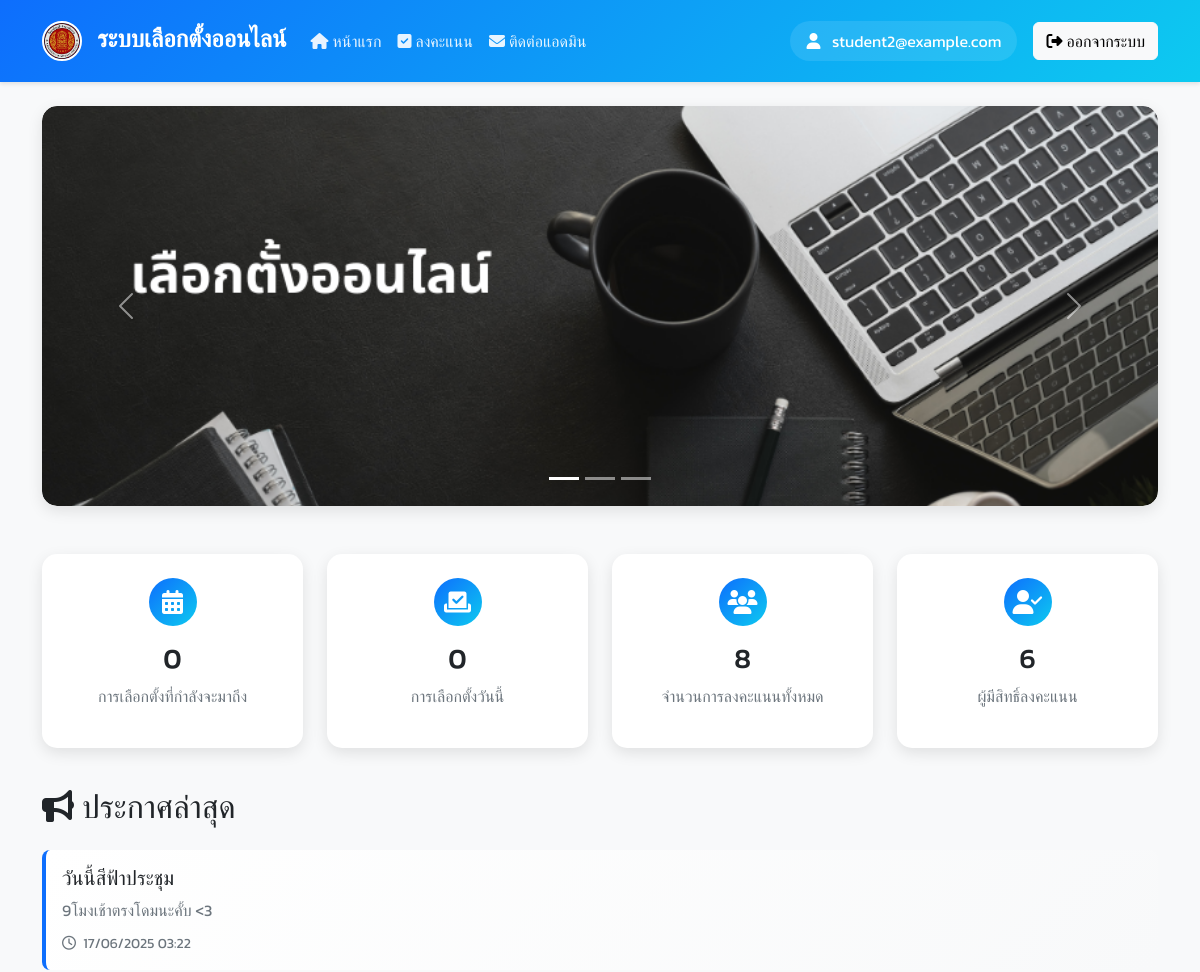
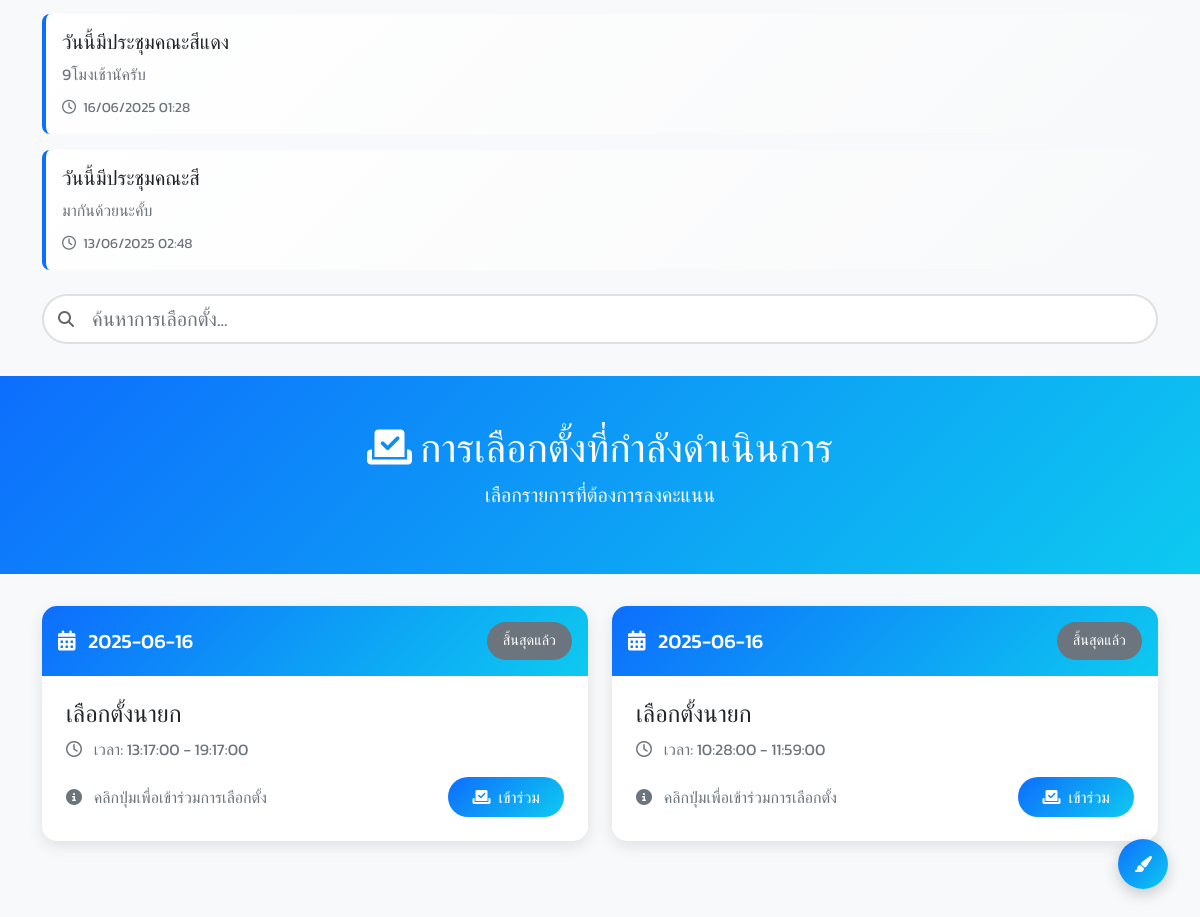
The page /index.php (signed in) on the database its author committed (2 pictures, top to bottom).
### tables this page shows
CREATE TABLE `announcements` (
  `id` int(11) NOT NULL,
  `title` varchar(255) NOT NULL,
  `content` text NOT NULL,
  `created_by` int(11) NOT NULL,
  `status` enum('draft','published','archived') DEFAULT 'published',
  `created_at` timestamp NOT NULL DEFAULT current_timestamp(),
  `updated_at` timestamp NOT NULL DEFAULT current_timestamp() ON UPDATE current_timestamp()
);

CREATE TABLE `voting` (
  `vote_id` int(11) NOT NULL,
  `vote_name` varchar(255) NOT NULL,
  `description` text DEFAULT NULL,
  `date` date NOT NULL,
  `start_time` time NOT NULL,
  `end_time` time NOT NULL,
  `status` enum('draft','active','completed','cancelled') DEFAULT 'draft',
  `total_votes` int(11) DEFAULT 0,
  `created_by` int(11) NOT NULL,
  `created_at` timestamp NOT NULL DEFAULT current_timestamp(),
  `updated_at` timestamp NOT NULL DEFAULT current_timestamp() ON UPDATE current_timestamp()
);

### index.php (the view, shortened to what this page needs)
<?php
$user = $_SESSION['user_login'];
$objCon = connectDB();
$search = isset($_GET['search']) ? mysqli_real_escape_string($objCon, $_GET['search']) : '';
$sql = "SELECT v.*, COUNT(DISTINCT vt.id) as vote_count
        FROM voting v
        LEFT JOIN votes vt ON v.vote_id = vt.candidate_id
        WHERE v.vote_name LIKE '%$search%'
        GROUP BY v.vote_id, v.vote_name, v.date, v.start_time, v.end_time, v.created_at, v.status
        ORDER BY v.date DESC, v.start_time DESC";
$result = mysqli_query($objCon, $sql);
$sql_stats = "SELECT
    (SELECT COUNT(*) FROM voting WHERE DATE(date) >= CURDATE()) as upcoming_votes,
    (SELECT COUNT(*) FROM voting WHERE DATE(date) = CURDATE()) as today_votes,
    (SELECT COUNT(*) FROM votes) as total_participants,
    (SELECT COUNT(DISTINCT user_id) FROM votes) as unique_voters";
$stats = mysqli_query($objCon, $sql_stats);
if (!$stats) {
    $stats_data = [
        'upcoming_votes' => 0,
        'today_votes' => 0,
        'total_participants' => 0,
        'unique_voters' => 0
    ];
} else {
    $stats_data = mysqli_fetch_assoc($stats);
}
$table_exists = mysqli_query($objCon, "SHOW TABLES LIKE 'announcements'");
if (mysqli_num_rows($table_exists) > 0) {
    $sql_announcements = "SELECT * FROM announcements ORDER BY created_at DESC LIMIT 3";
    $announcements = mysqli_query($objCon, $sql_announcements);
} else {
    $announcements = false;
}
?>
<!DOCTYPE html>
<html lang="th">
<head>
    <link href="bootstrap523/css/bootstrap.min.css" rel="stylesheet">
    <link rel="stylesheet" href="https://cdnjs.cloudflare.com/ajax/libs/font-awesome/6.4.0/css/all.min.css">
    <link href="https://unpkg.com/aos@2.3.1/dist/aos.css" rel="stylesheet">
</head>
<body>
    <nav class="navbar navbar-expand-lg navbar-dark sticky-top">
        <div class="container">
            <a class="navbar-brand" href="#">
                <img src="vote_img/man05.jpg" class="rounded-circle" alt="Logo">
                ระบบเลือกตั้งออนไลน์
            </a>
            <div class="collapse navbar-collapse" id="navbarNav">
                <ul class="navbar-nav me-auto">
                    <li class="nav-item">
                        <a class="nav-link active" href="index.php">
                            <i class="fas fa-home me-1"></i>หน้าแรก
                        </a>
                    </li>
                    <li class="nav-item">
                        <a class="nav-link" href="vote.php">
                            <i class="fas fa-check-square me-1"></i>ลงคะแนน
                        </a>
                    </li>
                    <li class="nav-item">
                        <a class="nav-link" href="contact_admin.php">
                            <i class="fas fa-envelope me-1"></i>ติดต่อแอดมิน
                        </a>
                    </li>
                </ul>
                <div class="user-info me-3">
                    <i class="fas fa-user me-2"></i>
                    <?php
                        if (!empty($user['fullname'])) {
                            echo htmlspecialchars($user['fullname']);
                        } else if (!empty($user['username'])) {
                            echo htmlspecialchars($user['username']);
                        } else {
                            echo htmlspecialchars($user['email']);
                        }
                    ?>
                </div>
                <a href="logout_action.php" class="btn btn-light">
                    <i class="fas fa-sign-out-alt me-1"></i>ออกจากระบบ
                </a>
            </div>
        </div>
    </nav>
    <div class="container mt-4">
        <div id="mainCarousel" class="carousel slide" data-bs-ride="carousel">
            <div class="carousel-indicators">
                <button type="button" data-bs-target="#mainCarousel" data-bs-slide-to="0" class="active"></button>
                <button type="button" data-bs-target="#mainCarousel" data-bs-slide-to="1"></button>
                <button type="button" data-bs-target="#mainCarousel" data-bs-slide-to="2"></button>
            </div>
            <div class="carousel-inner">
                <div class="carousel-item active">
                    <img src="vote_img/man06.png" class="d-block w-100" alt="Slide 1">
                </div>
            </div>
            <button class="carousel-control-prev" type="button" data-bs-target="#mainCarousel" data-bs-slide="prev">
                <span class="carousel-control-prev-icon"></span>
            </button>
            <button class="carousel-control-next" type="button" data-bs-target="#mainCarousel" data-bs-slide="next">
                <span class="carousel-control-next-icon"></span>
            </button>
        </div>
    </div>
    <div class="container mt-4">
        <div class="row">
            <div class="col-md-3" data-aos="fade-up" data-aos-delay="100">
                <div class="stats-card text-center">
                    <div class="stats-icon mx-auto">
                        <i class="fas fa-calendar-alt"></i>
                    </div>
                    <h3><?php echo $stats_data['upcoming_votes']; ?></h3>
                    <p class="text-muted">การเลือกตั้งที่กำลังจะมาถึง</p>
                </div>
            </div>
            <div class="col-md-3" data-aos="fade-up" data-aos-delay="200">
                <div class="stats-card text-center">
                    <div class="stats-icon mx-auto">
                        <i class="fas fa-vote-yea"></i>
                    </div>
                    <h3><?php echo $stats_data['today_votes']; ?></h3>
                    <p class="text-muted">การเลือกตั้งวันนี้</p>
                </div>
            </div>
            <div class="col-md-3" data-aos="fade-up" data-aos-delay="300">
                <div class="stats-card text-center">
                    <div class="stats-icon mx-auto">
                        <i class="fas fa-users"></i>
                    </div>
                    <h3><?php echo $stats_data['total_participants']; ?></h3>
                    <p class="text-muted">จำนวนการลงคะแนนทั้งหมด</p>
                </div>
            </div>
            <div class="col-md-3" data-aos="fade-up" data-aos-delay="400">
                <div class="stats-card text-center">
                    <div class="stats-icon mx-auto">
                        <i class="fas fa-user-check"></i>
                    </div>
                    <h3><?php echo $stats_data['unique_voters']; ?></h3>
                    <p class="text-muted">ผู้มีสิทธิ์ลงคะแนน</p>
                </div>
            </div>
        </div>
    </div>
    <div class="container mt-4">
        <h2 class="mb-4"><i class="fas fa-bullhorn me-2"></i>ประกาศล่าสุด</h2>
        <?php if ($announcements && mysqli_num_rows($announcements) > 0): ?>
            <?php while ($announcement = mysqli_fetch_assoc($announcements)): ?>
                <div class="announcement-card" data-aos="fade-left">
                    <h5><?php echo htmlspecialchars($announcement['title']); ?></h5>
                    <p class="text-muted mb-2"><?php echo htmlspecialchars($announcement['content']); ?></p>
                    <small class="text-muted">
                        <i class="far fa-clock me-1"></i>
                        <?php echo date('d/m/Y H:i', strtotime($announcement['created_at'])); ?>
                    </small>
                </div>
            <?php endwhile; ?>
        <?php else: ?>
            <div class="alert alert-info">
                <i class="fas fa-info-circle me-2"></i>ไม่มีประกาศใหม่หรือตารางประกาศยังไม่ถูกสร้าง
            </div>
        <?php endif; ?>
    </div>
    <div class="container mt-4">
        <form action="" method="GET">
            <div class="search-box">
                <i class="fas fa-search search-icon"></i>
                <input type="text"
                    class="form-control form-control-lg"
                    placeholder="ค้นหาการเลือกตั้ง..."
                    name="search"
                    value="<?php echo htmlspecialchars($search); ?>">
            </div>
        </form>
    </div>
    <div class="page-header mt-4">
        <div class="container">
            <h1><i class="fas fa-vote-yea me-2"></i>การเลือกตั้งที่กำลังดำเนินการ</h1>
            <p class="lead">เลือกรายการที่ต้องการลงคะแนน</p>
        </div>
    </div>
    <div class="container mb-5">
        <div class="row">
            <?php if (mysqli_num_rows($result) > 0): ?>
                <?php while ($row = mysqli_fetch_assoc($result)): ?>
                    <div class="col-md-6" data-aos="fade-up">
                        <div class="voting-card">
                            <div class="voting-header">
                                <div class="d-flex justify-content-between align-items-center">
                                    <h5 class="mb-0">
                                        <i class="fas fa-calendar-alt me-2"></i>
                                        <?php echo htmlspecialchars($row['date']); ?>
                                    </h5>
                                    <?php
                                    if (isset($row['status'])) {
                                        if ($row['status'] === 'active') {
                                            echo '<span class="status-badge status-active">กำลังดำเนินการ</span>';
                                        } elseif ($row['status'] === 'ended') {
                                            echo '<span class="status-badge status-ended">สิ้นสุดแล้ว</span>';
                                        } elseif ($row['status'] === 'upcoming') {
                                            echo '<span class="status-badge status-upcoming">กำลังจะมาถึง</span>';
                                        } else {
                                            echo '<span class="status-badge bg-secondary">สิ้นสุดแล้ว</span>';
                                        }
                                    }
                                    ?>
                                </div>
                            </div>
                            <div class="voting-body">
                                <h4><?php echo htmlspecialchars($row['vote_name']); ?></h4>
                                <p class="text-muted">
                                    <i class="far fa-clock me-2"></i>
                                    เวลา: <?php echo $row['start_time']; ?> - <?php echo $row['end_time']; ?>
                                </p>
                                <div class="d-flex justify-content-between align-items-center">
                                    <span class="text-muted">
                                        <i class="fas fa-info-circle me-2"></i>
                                        คลิกปุ่มเพื่อเข้าร่วมการเลือกตั้ง
                                    </span>
                                    <a href="vote.php?voting_id=<?php echo $row['vote_id']; ?>" class="btn btn-vote">
                                        <i class="fas fa-vote-yea me-2"></i>เข้าร่วม
                                    </a>
                                </div>
                            </div>
                        </div>
                    </div>
                <?php endwhile; ?>
            <?php endif; ?>
        </div>
    </div>
    <div class="theme-switch">
        <button class="theme-btn" id="themeToggle">
            <i class="fas fa-paint-brush"></i>
        </button>
    </div>
</body>
</html>

### index.php (style rules this page uses)
body { font-family: 'Kanit', sans-serif; background-color: #f8f9fa; }
.navbar { background: linear-gradient(135deg, #0d6efd 0%, #0dcaf0 100%); padding: 1rem 0; box-shadow: 0 2px 4px rgba(0,0,0,0.1); }
.navbar-brand { color: white !important; font-weight: 600; font-size: 1.5rem; }
.navbar-brand img { width: 40px; height: 40px; object-fit: cover; border: 2px solid white; margin-right: 10px; }
.nav-link { color: rgba(255,255,255,0.9) !important; font-weight: 500; transition: all 0.3s ease; }
.user-info { color: white; padding: 0.5rem 1rem; border-radius: 50px; background: rgba(255,255,255,0.1); }
.carousel { margin-bottom: 3rem; border-radius: 15px; overflow: hidden; box-shadow: 0 5px 15px rgba(0,0,0,0.1); }
.carousel-inner { height: 400px; border-radius: 15px; }
.carousel-item { height: 400px; }
.carousel-item img { width: 100%; height: 100%; object-fit: cover; }
.page-header { background: linear-gradient(135deg, #0d6efd 0%, #0dcaf0 100%); color: white; padding: 3rem 0; margin-bottom: 2rem; text-align: center; }
.voting-card { background: white; border-radius: 15px; overflow: hidden; box-shadow: 0 5px 15px rgba(0,0,0,0.1); margin-bottom: 2rem; transition: all 0.3s ease; }
.voting-header { background: linear-gradient(135deg, #0d6efd 0%, #0dcaf0 100%); color: white; padding: 1rem; }
.voting-body { padding: 1.5rem; }
.btn-vote { background: linear-gradient(135deg, #0d6efd 0%, #0dcaf0 100%); border: none; padding: 0.5rem 1.5rem; font-size: 1rem; font-weight: 500; border-radius: 50px; color: white; transition: all 0.3s ease; }
.status-badge { padding: 0.5rem 1rem; border-radius: 50px; font-size: 0.9rem; font-weight: 500; }
.stats-card { background: white; border-radius: 15px; padding: 1.5rem; margin-bottom: 1rem; box-shadow: 0 5px 15px rgba(0,0,0,0.1); transition: all 0.3s ease; }
.stats-icon { width: 48px; height: 48px; background: linear-gradient(135deg, #0d6efd 0%, #0dcaf0 100%); border-radius: 50%; display: flex; align-items: center; justify-content: center; color: white; font-size: 1.5rem; margin-bottom: 1rem; }
.announcement-card { background: linear-gradient(135deg, #ffffff 0%, #f8f9fa 100%); border-left: 4px solid #0d6efd; padding: 1rem; margin-bottom: 1rem; border-radius: 8px; transition: all 0.3s ease; }
.search-box { position: relative; margin-bottom: 2rem; }
.search-box input { padding-left: 3rem; border-radius: 50px; border: 2px solid #e0e0e0; transition: all 0.3s ease; }
.search-icon { position: absolute; left: 1rem; top: 50%; transform: translateY(-50%); color: #666; }
.theme-switch { position: fixed; bottom: 2rem; right: 2rem; z-index: 1000; }
.theme-btn { width: 50px; height: 50px; border-radius: 50%; background: linear-gradient(135deg, #0d6efd 0%, #0dcaf0 100%); color: white; border: none; box-shadow: 0 5px 15px rgba(0,0,0,0.2); transition: all 0.3s ease; }

### rows shown on the page
announcements: title "วันนี้สีฟ้าประชุม", content "9โมงเช้าตรงโดมนะคั้บ <3", created_at "17/06/2025 03:22"
announcements: title "วันนี้มีประชุมคณะสีแดง", content "9โมงเช้านัครับ", created_at "16/06/2025 01:28"
announcements: title "วันนี้มีประชุมคณะสี", content "มากันด้วยนะคั้บ", created_at "13/06/2025 02:48"
voting: date "2025-06-16", status "สิ้นสุดแล้ว", vote_name "เลือกตั้งนายก", start_time "13:17:00", end_time "19:17:00"
voting: date "2025-06-16", status "สิ้นสุดแล้ว", vote_name "เลือกตั้งนายก", start_time "10:28:00", end_time "11:59:00"

### other values the page prints
$user['email'] "student2@example.com"
$stats_data['upcoming_votes'] "0"
$stats_data['today_votes'] "0"
$stats_data['total_participants'] "8"
$stats_data['unique_voters'] "6"
